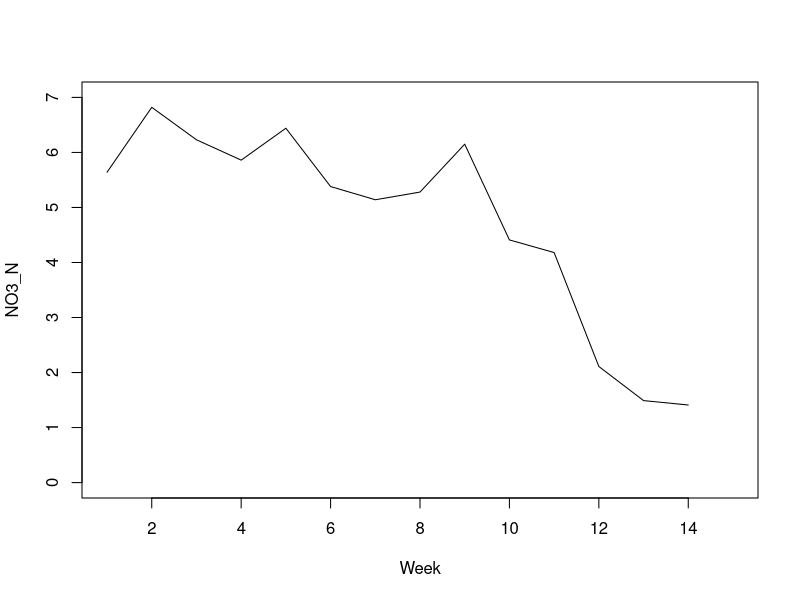
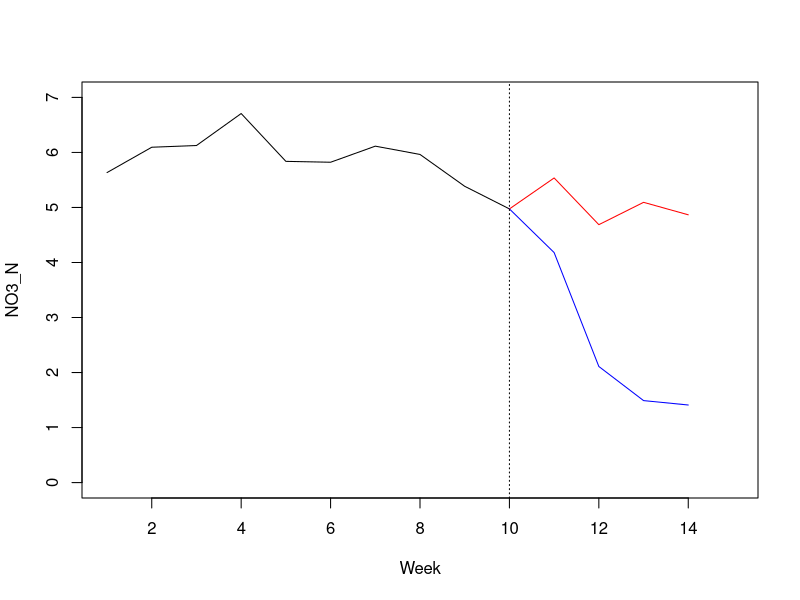

Write the R code that produced these figures, in order.
## ---- chunk 1
knitr::opts_chunk$set(echo = FALSE)

library(tidyverse)
library(lubridate)
library(forecast)
## ---- chunk 2
data <- read_csv("Data/combined_data_clean2.csv") %>%
  mutate(Week=week(Date)) %>%
  mutate(Year=year(Date)) %>%
  filter(Year==2021) %>%
  filter(Watershed=="Bear Creek") %>%
  group_by(Week) %>%
  summarize(NO3_N=mean(NO3_N))

rain <- read_csv("Data/watershed_rain_data.csv") %>%
  mutate(Week=week(Date)) %>%
  mutate(Year=year(Date)) %>%
  filter(Year==2021) %>%
  group_by(Week) %>%
  summarize(Rain=mean(`Bear Creek`)) %>%
  filter(Week > 17)

data <- data$NO3_N
rain <- rain$Rain
## ---- chunk 3
plot(data, xlim=c(1, 15), ylim=c(0, 7), type="l", xlab="Week", ylab="NO3_N")
## ---- chunk 4
fit <- Arima(y=data[1:10], xreg=rain[1:10], order=c(1,1,0), seasonal=F)
plot(fitted(fit), xlim=c(1, 15), ylim=c(0, 7), xlab="Week", ylab="NO3_N")
pred <- c(fitted(fit)[10], predict(fit, n.ahead=4, newxreg=rain[11:14])$pred)
lines(x=10:14, y=pred, col="red")
lines(x=10:14, y=c(fitted(fit)[10], data[11:14]), col="blue")
abline(v=10, lty=3)
